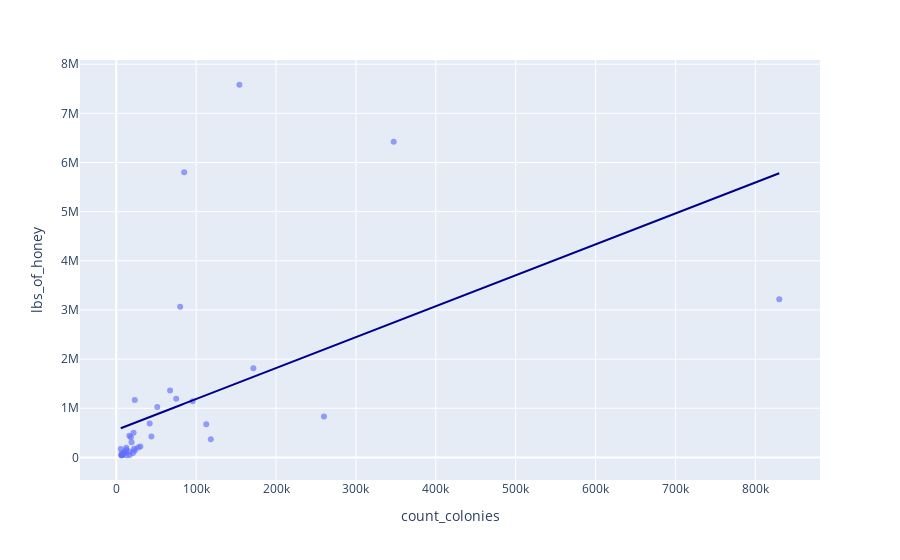

Write notebook code for a chart like this one.
### Code cell
import plotly.express as px

# df = px.data.tips()
fig = px.scatter(
    bees, x='count_colonies', y='lbs_of_honey', opacity=0.65,
    trendline='ols', trendline_color_override='darkblue'
)
fig.show()

### Figure 1 — Plotly figure (JSON) as saved in the notebook; plotly's stock layout.template omitted (floating-point values rounded to 4 significant figures)
{"data": [{"hovertemplate": "count_colonies=%{x}<br>lbs_of_honey=%{y}<extra></extra>", "legendgroup": "", "marker": {"color": "#636efa", "opacity": 0.65, "symbol": "circle"}, "mode": "markers", "name": "", "orientation": "v", "showlegend": false, "type": "scatter", "x": [6166, 27333, 22333, 830000, 21666, 260000, 118333, 16833, 112666, 11833, 12500, 23166, 5600, 6733, 44000, 10000, 67333, 80000, 23333, 9333, 85000, 30166, 12500, 51333, 16666, 347333, 16333, 95666, 18333, 13000, 154166, 10333, 171666, 20833, 6833, 7500, 75000, 7500, 41833, 19166], "xaxis": "x", "y": [44000, 201000, 176000, 3216000, 500000, 830000, 370000, 51000, 677000, 116000, 198000, 1170000, 171000, 44000, 428000, 110000, 1363000, 3063000, 141000, 73000, 5802000, 223000, 155000, 1027000, 118000, 6422000, 442000, 1141000, 409000, 45000, 7582000, 91000, 1814000, 89000, 84000, 49000, 1191000, 47000, 692000, 306000], "yaxis": "y"}, {"hovertemplate": "<b>OLS trendline</b><br>lbs_of_honey = 6.29279 * count_colonies + 558924<br>R<sup>2</sup>=0.252699<br><br>count_colonies=%{x}<br>lbs_of_honey=%{y} <b>(trend)</b><extra></extra>", "legendgroup": "", "line": {"color": "darkblue"}, "marker": {"color": "#636efa", "symbol": "circle"}, "mode": "lines", "name": "", "showlegend": false, "type": "scatter", "x": [5600, 6166, 6733, 6833, 7500, 7500, 9333, 10000, 10333, 11833, 12500, 12500, 13000, 16333, 16666, 16833, 18333, 19166, 20833, 21666, 22333, 23166, 23333, 27333, 30166, 41833, 44000, 51333, 67333, 75000, 80000, 85000, 95666, 112666, 118333, 154166, 171666, 260000, 347333, 830000], "xaxis": "x", "y": [594200.0, 597700.0, 601300.0, 601900.0, 606100.0, 606100.0, 617700.0, 621900.0, 623900.0, 633400.0, 637600.0, 637600.0, 640700.0, 661700.0, 663800.0, 664900.0, 674300.0, 679500.0, 690000.0, 695300.0, 699500.0, 704700.0, 705800.0, 730900.0, 748800.0, 822200.0, 835800.0, 882000.0, 982600.0, 1031000.0, 1062000.0, 1094000.0, 1161000.0, 1268000.0, 1304000.0, 1529000.0, 1639000.0, 2195000.0, 2745000.0, 5782000.0], "yaxis": "y"}], "layout": {"legend": {"tracegroupgap": 0}, "margin": {"t": 60}, "xaxis": {"anchor": "y", "domain": [0, 1], "title": {"text": "count_colonies"}}, "yaxis": {"anchor": "x", "domain": [0, 1], "title": {"text": "lbs_of_honey"}}}}
